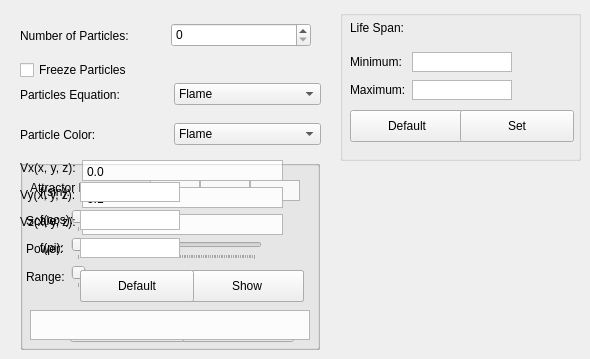
    <widget class="QWidget" name="particleTab">
     <attribute name="title">
      <string>Particles</string>
     </attribute>
     <widget class="QCheckBox" name="freezeParticlesCheckBox">
      <property name="geometry">
       <rect>
        <x>20</x>
        <y>60</y>
        <width>131</width>
        <height>20</height>
       </rect>
      </property>
      <property name="text">
       <string>Freeze Particles</string>
      </property>
     </widget>
     <widget class="QWidget" name="layoutWidget">
      <property name="geometry">
       <rect>
        <x>20</x>
        <y>20</y>
        <width>291</width>
        <height>31</height>
       </rect>
      </property>
      <layout class="QHBoxLayout" name="numParticlesLayout">
       <item>
        <widget class="QLabel" name="numberOfParticlesLabel">
         <property name="text">
          <string>Number of Particles:</string>
         </property>
        </widget>
       </item>
       <item>
        <widget class="QSpinBox" name="numberOfParticlesSpinBox">
         <property name="minimumSize">
          <size>
           <width>140</width>
           <height>24</height>
          </size>
         </property>
         <property name="maximumSize">
          <size>
           <width>140</width>
           <height>24</height>
          </size>
         </property>
         <property name="maximum">
          <number>100000</number>
         </property>
         <property name="singleStep">
          <number>100</number>
         </property>
         <property name="value">
          <number>0</number>
         </property>
        </widget>
       </item>
      </layout>
     </widget>
     <widget class="QWidget" name="layoutWidget">
      <property name="geometry">
       <rect>
        <x>20</x>
        <y>80</y>
        <width>301</width>
        <height>29</height>
       </rect>
      </property>
      <layout class="QHBoxLayout" name="equationBoxLayout">
       <item>
        <widget class="QLabel" name="flameEquationLabel">
         <property name="text">
          <string>Particles Equation:</string>
         </property>
        </widget>
       </item>
       <item>
        <widget class="QComboBox" name="particleFieldFunctionComboBox">
         <item>
          <property name="text">
           <string>Flame</string>
          </property>
         </item>
         <item>
          <property name="text">
           <string>Tornado</string>
          </property>
         </item>
         <item>
          <property name="text">
           <string>Custom</string>
          </property>
         </item>
        </widget>
       </item>
      </layout>
     </widget>
     <widget class="QGroupBox" name="flameParamsGroup">
      <property name="geometry">
       <rect>
        <x>20</x>
        <y>160</y>
        <width>300</width>
        <height>190</height>
       </rect>
      </property>
      <property name="minimumSize">
       <size>
        <width>300</width>
        <height>190</height>
       </size>
      </property>
      <property name="maximumSize">
       <size>
        <width>300</width>
        <height>190</height>
       </size>
      </property>
      <widget class="QPushButton" name="flameShowButton">
       <property name="geometry">
        <rect>
         <x>160</x>
         <y>150</y>
         <width>114</width>
         <height>32</height>
        </rect>
       </property>
       <property name="text">
        <string>Show</string>
       </property>
      </widget>
      <widget class="QLabel" name="attractorPositionLabel">
       <property name="geometry">
        <rect>
         <x>10</x>
         <y>20</y>
         <width>121</width>
         <height>16</height>
        </rect>
       </property>
       <property name="text">
        <string>Attractor Position:</string>
       </property>
      </widget>
      <widget class="QPushButton" name="flameDefaultButton">
       <property name="geometry">
        <rect>
         <x>50</x>
         <y>150</y>
         <width>114</width>
         <height>32</height>
        </rect>
       </property>
       <property name="text">
        <string>Default</string>
       </property>
      </widget>
      <widget class="QLabel" name="xFieldLabel">
       <property name="geometry">
        <rect>
         <x>150</x>
         <y>0</y>
         <width>16</width>
         <height>16</height>
        </rect>
       </property>
       <property name="text">
        <string>x</string>
       </property>
      </widget>
      <widget class="QLabel" name="yFieldLabel">
       <property name="geometry">
        <rect>
         <x>200</x>
         <y>0</y>
         <width>16</width>
         <height>16</height>
        </rect>
       </property>
       <property name="text">
        <string>y</string>
       </property>
      </widget>
      <widget class="QPlainTextEdit" name="xFieldTextInput">
       <property name="geometry">
        <rect>
         <x>130</x>
         <y>20</y>
         <width>50</width>
         <height>21</height>
        </rect>
       </property>
       <property name="maximumSize">
        <size>
         <width>50</width>
         <height>21</height>
        </size>
       </property>
       <property name="verticalScrollBarPolicy">
        <enum>Qt::ScrollBarAlwaysOff</enum>
       </property>
       <property name="horizontalScrollBarPolicy">
        <enum>Qt::ScrollBarAlwaysOff</enum>
       </property>
       <property name="maximumBlockCount">
        <number>5</number>
       </property>
      </widget>
      <widget class="QLabel" name="zFieldLabel">
       <property name="geometry">
        <rect>
         <x>250</x>
         <y>0</y>
         <width>16</width>
         <height>16</height>
        </rect>
       </property>
       <property name="text">
        <string>z</string>
       </property>
      </widget>
      <widget class="QPlainTextEdit" name="zFieldTextInput">
       <property name="geometry">
        <rect>
         <x>230</x>
         <y>20</y>
         <width>50</width>
         <height>21</height>
        </rect>
       </property>
       <property name="maximumSize">
        <size>
         <width>50</width>
         <height>21</height>
        </size>
       </property>
       <property name="verticalScrollBarPolicy">
        <enum>Qt::ScrollBarAlwaysOff</enum>
       </property>
       <property name="horizontalScrollBarPolicy">
        <enum>Qt::ScrollBarAlwaysOff</enum>
       </property>
       <property name="maximumBlockCount">
        <number>5</number>
       </property>
      </widget>
      <widget class="QPlainTextEdit" name="yFieldTextInput">
       <property name="geometry">
        <rect>
         <x>180</x>
         <y>20</y>
         <width>50</width>
         <height>21</height>
        </rect>
       </property>
       <property name="maximumSize">
        <size>
         <width>50</width>
         <height>21</height>
        </size>
       </property>
       <property name="verticalScrollBarPolicy">
        <enum>Qt::ScrollBarAlwaysOff</enum>
       </property>
       <property name="horizontalScrollBarPolicy">
        <enum>Qt::ScrollBarAlwaysOff</enum>
       </property>
       <property name="maximumBlockCount">
        <number>5</number>
       </property>
      </widget>
      <widget class="QWidget" name="layoutWidget">
       <property name="geometry">
        <rect>
         <x>6</x>
         <y>50</y>
         <width>281</width>
         <height>92</height>
        </rect>
       </property>
       <layout class="QFormLayout" name="formLayout_2">
        <item row="0" column="0">
         <widget class="QLabel" name="scaleLabel">
          <property name="text">
           <string>Scale:</string>
          </property>
         </widget>
        </item>
        <item row="0" column="1">
         <widget class="QSlider" name="scaleSlider">
          <property name="minimumSize">
           <size>
            <width>191</width>
            <height>22</height>
           </size>
          </property>
          <property name="maximumSize">
           <size>
            <width>191</width>
            <height>22</height>
           </size>
          </property>
          <property name="maximum">
           <number>100</number>
          </property>
          <property name="singleStep">
           <number>1</number>
          </property>
          <property name="orientation">
           <enum>Qt::Horizontal</enum>
          </property>
          <property name="tickPosition">
           <enum>QSlider::TicksBelow</enum>
          </property>
          <property name="tickInterval">
           <number>1</number>
          </property>
         </widget>
        </item>
        <item row="1" column="0">
         <widget class="QLabel" name="powerLabel">
          <property name="text">
           <string>Power:</string>
          </property>
         </widget>
        </item>
        <item row="1" column="1">
         <widget class="QSlider" name="powerSlider">
          <property name="minimumSize">
           <size>
            <width>191</width>
            <height>22</height>
           </size>
          </property>
          <property name="maximumSize">
           <size>
            <width>191</width>
            <height>22</height>
           </size>
          </property>
          <property name="maximum">
           <number>100</number>
          </property>
          <property name="orientation">
           <enum>Qt::Horizontal</enum>
          </property>
          <property name="tickPosition">
           <enum>QSlider::TicksBelow</enum>
          </property>
          <property name="tickInterval">
           <number>1</number>
          </property>
         </widget>
        </item>
        <item row="2" column="0">
         <widget class="QLabel" name="rangeLabel">
          <property name="text">
           <string>Range:</string>
          </property>
         </widget>
        </item>
        <item row="2" column="1">
         <widget class="QSlider" name="rangeSlider">
          <property name="minimumSize">
           <size>
            <width>191</width>
            <height>22</height>
           </size>
          </property>
          <property name="maximumSize">
           <size>
            <width>191</width>
            <height>22</height>
           </size>
          </property>
          <property name="maximum">
           <number>100</number>
          </property>
          <property name="orientation">
           <enum>Qt::Horizontal</enum>
          </property>
          <property name="tickPosition">
           <enum>QSlider::TicksBelow</enum>
          </property>
          <property name="tickInterval">
           <number>1</number>
          </property>
         </widget>
        </item>
       </layout>
      </widget>
     </widget>
     <widget class="QGroupBox" name="userDefinedBox">
      <property name="geometry">
       <rect>
        <x>20</x>
        <y>160</y>
        <width>300</width>
        <height>190</height>
       </rect>
      </property>
      <property name="minimumSize">
       <size>
        <width>300</width>
        <height>190</height>
       </size>
      </property>
      <property name="maximumSize">
       <size>
        <width>300</width>
        <height>190</height>
       </size>
      </property>
      <widget class="QPushButton" name="userDefinedShowButton">
       <property name="geometry">
        <rect>
         <x>170</x>
         <y>110</y>
         <width>114</width>
         <height>32</height>
        </rect>
       </property>
       <property name="text">
        <string>Show</string>
       </property>
      </widget>
      <widget class="QPushButton" name="userDefinedDefaultButton">
       <property name="geometry">
        <rect>
         <x>60</x>
         <y>110</y>
         <width>114</width>
         <height>32</height>
        </rect>
       </property>
       <property name="text">
        <string>Default</string>
       </property>
      </widget>
      <widget class="QWidget" name="layoutWidget_3">
       <property name="geometry">
        <rect>
         <x>0</x>
         <y>0</y>
         <width>279</width>
         <height>85</height>
        </rect>
       </property>
       <layout class="QFormLayout" name="formLayout_3">
        <property name="fieldGrowthPolicy">
         <enum>QFormLayout::FieldsStayAtSizeHint</enum>
        </property>
        <item row="0" column="0">
         <widget class="QLabel" name="VxLabel">
          <property name="enabled">
           <bool>true</bool>
          </property>
          <property name="maximumSize">
           <size>
            <width>71</width>
            <height>16</height>
           </size>
          </property>
          <property name="text">
           <string>Vx(x, y, z):</string>
          </property>
         </widget>
        </item>
        <item row="0" column="1">
         <widget class="QPlainTextEdit" name="vxTextInput">
          <property name="enabled">
           <bool>true</bool>
          </property>
          <property name="sizePolicy">
           <sizepolicy hsizetype="Fixed" vsizetype="Fixed">
            <horstretch>0</horstretch>
            <verstretch>0</verstretch>
           </sizepolicy>
          </property>
          <property name="maximumSize">
           <size>
            <width>201</width>
            <height>21</height>
           </size>
          </property>
          <property name="verticalScrollBarPolicy">
           <enum>Qt::ScrollBarAlwaysOff</enum>
          </property>
          <property name="horizontalScrollBarPolicy">
           <enum>Qt::ScrollBarAlwaysOff</enum>
          </property>
          <property name="tabChangesFocus">
           <bool>true</bool>
          </property>
          <property name="plainText">
           <string>0.0</string>
          </property>
         </widget>
        </item>
        <item row="1" column="0">
         <widget class="QLabel" name="VyLabel">
          <property name="enabled">
           <bool>true</bool>
          </property>
          <property name="maximumSize">
           <size>
            <width>71</width>
            <height>16</height>
           </size>
          </property>
          <property name="text">
           <string>Vy(x, y, z):</string>
          </property>
         </widget>
        </item>
        <item row="1" column="1">
         <widget class="QPlainTextEdit" name="vyTextInput">
          <property name="enabled">
           <bool>true</bool>
          </property>
          <property name="sizePolicy">
           <sizepolicy hsizetype="Fixed" vsizetype="Fixed">
            <horstretch>0</horstretch>
            <verstretch>0</verstretch>
           </sizepolicy>
          </property>
          <property name="maximumSize">
           <size>
            <width>201</width>
            <height>21</height>
           </size>
          </property>
          <property name="verticalScrollBarPolicy">
           <enum>Qt::ScrollBarAlwaysOff</enum>
          </property>
          <property name="horizontalScrollBarPolicy">
           <enum>Qt::ScrollBarAlwaysOff</enum>
          </property>
          <property name="tabChangesFocus">
           <bool>true</bool>
          </property>
          <property name="plainText">
           <string>0.1</string>
          </property>
         </widget>
        </item>
        <item row="2" column="0">
         <widget class="QLabel" name="VzLabel">
          <property name="enabled">
           <bool>true</bool>
          </property>
          <property name="maximumSize">
           <size>
            <width>71</width>
            <height>16</height>
           </size>
          </property>
          <property name="text">
           <string>Vz(x, y, z):</string>
          </property>
         </widget>
        </item>
        <item row="2" column="1">
         <widget class="QPlainTextEdit" name="vzTextInput">
          <property name="enabled">
           <bool>true</bool>
          </property>
          <property name="sizePolicy">
           <sizepolicy hsizetype="Fixed" vsizetype="Fixed">
            <horstretch>0</horstretch>
            <verstretch>0</verstretch>
           </sizepolicy>
          </property>
          <property name="maximumSize">
           <size>
            <width>201</width>
            <height>21</height>
           </size>
          </property>
          <property name="verticalScrollBarPolicy">
           <enum>Qt::ScrollBarAlwaysOff</enum>
          </property>
          <property name="horizontalScrollBarPolicy">
           <enum>Qt::ScrollBarAlwaysOff</enum>
          </property>
          <property name="tabChangesFocus">
           <bool>true</bool>
          </property>
          <property name="plainText">
           <string>0.0</string>
          </property>
         </widget>
        </item>
       </layout>
      </widget>
      <widget class="QPlainTextEdit" name="udfMessageBox">
       <property name="geometry">
        <rect>
         <x>10</x>
         <y>150</y>
         <width>280</width>
         <height>30</height>
        </rect>
       </property>
       <property name="minimumSize">
        <size>
         <width>280</width>
         <height>30</height>
        </size>
       </property>
       <property name="maximumSize">
        <size>
         <width>280</width>
         <height>30</height>
        </size>
       </property>
      </widget>
     </widget>
     <widget class="QGroupBox" name="tornadoParamsGroup">
      <property name="geometry">
       <rect>
        <x>20</x>
        <y>160</y>
        <width>300</width>
        <height>190</height>
       </rect>
      </property>
      <property name="minimumSize">
       <size>
        <width>300</width>
        <height>190</height>
       </size>
      </property>
      <property name="maximumSize">
       <size>
        <width>300</width>
        <height>190</height>
       </size>
      </property>
      <widget class="QPushButton" name="tornadoShowButton">
       <property name="geometry">
        <rect>
         <x>170</x>
         <y>110</y>
         <width>114</width>
         <height>32</height>
        </rect>
       </property>
       <property name="text">
        <string>Show</string>
       </property>
      </widget>
      <widget class="QPushButton" name="tornadoDefaultButton">
       <property name="geometry">
        <rect>
         <x>60</x>
         <y>110</y>
         <width>114</width>
         <height>32</height>
        </rect>
       </property>
       <property name="text">
        <string>Default</string>
       </property>
      </widget>
      <widget class="QWidget" name="layoutWidget">
       <property name="geometry">
        <rect>
         <x>20</x>
         <y>20</y>
         <width>261</width>
         <height>82</height>
        </rect>
       </property>
       <layout class="QFormLayout" name="formLayout">
        <item row="0" column="0">
         <widget class="QLabel" name="ParamALabel">
          <property name="text">
           <string>f(sin):</string>
          </property>
         </widget>
        </item>
        <item row="0" column="1">
         <widget class="QTextEdit" name="paramATextInput">
          <property name="minimumSize">
           <size>
            <width>100</width>
            <height>20</height>
           </size>
          </property>
          <property name="maximumSize">
           <size>
            <width>100</width>
            <height>20</height>
           </size>
          </property>
          <property name="verticalScrollBarPolicy">
           <enum>Qt::ScrollBarAlwaysOff</enum>
          </property>
          <property name="horizontalScrollBarPolicy">
           <enum>Qt::ScrollBarAlwaysOff</enum>
          </property>
         </widget>
        </item>
        <item row="1" column="0">
         <widget class="QLabel" name="ParamBLabel">
          <property name="text">
           <string>f(cos):</string>
          </property>
         </widget>
        </item>
        <item row="1" column="1">
         <widget class="QTextEdit" name="paramBTextInput">
          <property name="minimumSize">
           <size>
            <width>100</width>
            <height>20</height>
           </size>
          </property>
          <property name="maximumSize">
           <size>
            <width>100</width>
            <height>20</height>
           </size>
          </property>
          <property name="verticalScrollBarPolicy">
           <enum>Qt::ScrollBarAlwaysOff</enum>
          </property>
          <property name="horizontalScrollBarPolicy">
           <enum>Qt::ScrollBarAlwaysOff</enum>
          </property>
         </widget>
        </item>
        <item row="2" column="0">
         <widget class="QLabel" name="ParamCLabel">
          <property name="text">
           <string>f(pi):</string>
          </property>
         </widget>
        </item>
        <item row="2" column="1">
         <widget class="QTextEdit" name="paramCTextInput">
          <property name="minimumSize">
           <size>
            <width>100</width>
            <height>20</height>
           </size>
          </property>
          <property name="maximumSize">
           <size>
            <width>100</width>
            <height>20</height>
           </size>
          </property>
          <property name="verticalScrollBarPolicy">
           <enum>Qt::ScrollBarAlwaysOff</enum>
          </property>
          <property name="horizontalScrollBarPolicy">
           <enum>Qt::ScrollBarAlwaysOff</enum>
          </property>
         </widget>
        </item>
       </layout>
      </widget>
     </widget>
     <widget class="QGroupBox" name="lifeSpanGroup">
      <property name="geometry">
       <rect>
        <x>340</x>
        <y>10</y>
        <width>241</width>
        <height>151</height>
       </rect>
      </property>
      <property name="title">
       <string/>
      </property>
      <widget class="QLabel" name="lifeSpanLabel">
       <property name="geometry">
        <rect>
         <x>10</x>
         <y>10</y>
         <width>91</width>
         <height>16</height>
        </rect>
       </property>
       <property name="text">
        <string>Life Span:</string>
       </property>
      </widget>
      <widget class="QPushButton" name="defaultLifespansButton">
       <property name="geometry">
        <rect>
         <x>10</x>
         <y>100</y>
         <width>114</width>
         <height>32</height>
        </rect>
       </property>
       <property name="text">
        <string>Default</string>
       </property>
      </widget>
      <widget class="QPushButton" name="setLifespansButton">
       <property name="geometry">
        <rect>
         <x>120</x>
         <y>100</y>
         <width>114</width>
         <height>32</height>
        </rect>
       </property>
       <property name="text">
        <string>Set</string>
       </property>
      </widget>
      <widget class="QWidget" name="layoutWidget">
       <property name="geometry">
        <rect>
         <x>10</x>
         <y>40</y>
         <width>177</width>
         <height>52</height>
        </rect>
       </property>
       <layout class="QFormLayout" name="formLayout_4">
        <item row="0" column="0">
         <widget class="QLabel" name="minLifeLabel">
          <property name="text">
           <string>Minimum:</string>
          </property>
         </widget>
        </item>
        <item row="0" column="1">
         <widget class="QPlainTextEdit" name="minLifeInput">
          <property name="minimumSize">
           <size>
            <width>100</width>
            <height>20</height>
           </size>
          </property>
          <property name="maximumSize">
           <size>
            <width>100</width>
            <height>20</height>
           </size>
          </property>
          <property name="verticalScrollBarPolicy">
           <enum>Qt::ScrollBarAlwaysOff</enum>
          </property>
          <property name="horizontalScrollBarPolicy">
           <enum>Qt::ScrollBarAlwaysOff</enum>
          </property>
         </widget>
        </item>
        <item row="1" column="0">
         <widget class="QLabel" name="maxLifeLabel">
          <property name="text">
           <string>Maximum:</string>
          </property>
         </widget>
        </item>
        <item row="1" column="1">
         <widget class="QPlainTextEdit" name="maxLifeInput">
          <property name="minimumSize">
           <size>
            <width>100</width>
            <height>20</height>
           </size>
          </property>
          <property name="maximumSize">
           <size>
            <width>100</width>
            <height>20</height>
           </size>
          </property>
          <property name="verticalScrollBarPolicy">
           <enum>Qt::ScrollBarAlwaysOff</enum>
          </property>
          <property name="horizontalScrollBarPolicy">
           <enum>Qt::ScrollBarAlwaysOff</enum>
          </property>
         </widget>
        </item>
       </layout>
      </widget>
     </widget>
     <widget class="QWidget" name="layoutWidget_5">
      <property name="geometry">
       <rect>
        <x>20</x>
        <y>120</y>
        <width>301</width>
        <height>29</height>
       </rect>
      </property>
      <layout class="QHBoxLayout" name="colorLayoutBox">
       <item>
        <widget class="QLabel" name="particleColorLabel">
         <property name="text">
          <string>Particle Color:</string>
         </property>
        </widget>
       </item>
       <item>
        <widget class="QComboBox" name="particleColorComboBox">
         <item>
          <property name="text">
           <string>Flame</string>
          </property>
         </item>
         <item>
          <property name="text">
           <string>Aurora</string>
          </property>
         </item>
         <item>
          <property name="text">
           <string>Rainbow</string>
          </property>
         </item>
         <item>
          <property name="text">
           <string>Tropical</string>
          </property>
         </item>
         <item>
          <property name="text">
           <string>Galaxy</string>
          </property>
         </item>
        </widget>
       </item>
      </layout>
     </widget>
    </widget>
